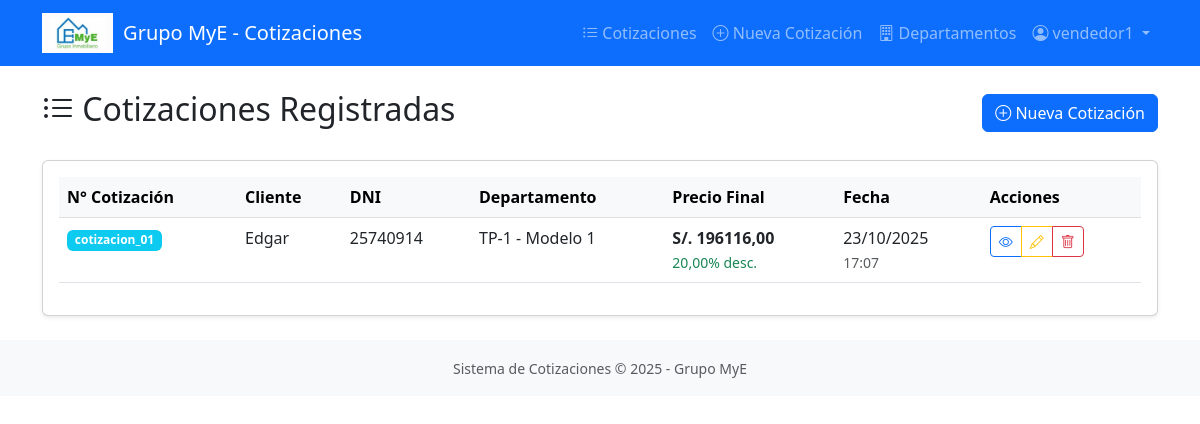
The page /cotizaciones/ (signed in) on the database as committed earlier.
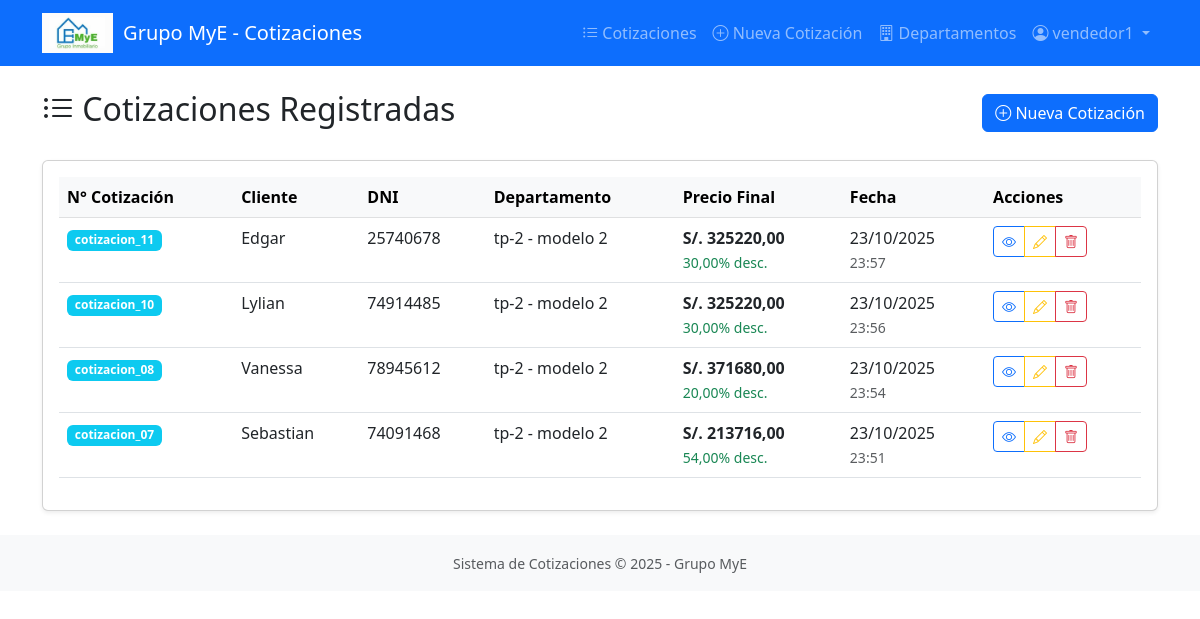
The same page on the database as committed later.
### cotizaciones/models.py (models this page shows, shortened)
class Cotizacion(models.Model):
    numero_cotizacion = models.CharField(max_length=20, unique=True, editable=False)
    nombre_cliente = models.CharField(max_length=200)
    dni_cliente = models.CharField(max_length=8)
    direccion_cliente = models.CharField(max_length=300)
    telefono_cliente = models.CharField(max_length=15)
    email_cliente = models.EmailField(blank=True, null=True)
    departamento = models.ForeignKey(Departamento, on_delete=models.CASCADE, related_name='cotizaciones')
    observaciones = models.TextField(blank=True)
    descuento = models.DecimalField(max_digits=5, decimal_places=2, default=0)
    precio_final = models.DecimalField(max_digits=10, decimal_places=2, editable=False)
    fecha_creacion = models.DateTimeField(default=timezone.now)
    creado_por = models.ForeignKey(User, on_delete=models.PROTECT)
    activo = models.BooleanField(default=True)
    class Meta:
        ordering = ['-fecha_creacion']
        verbose_name = 'Cotización'
        verbose_name_plural = 'Cotizaciones'

class Departamento(models.Model):
    codigo = models.CharField(max_length=20, unique=True)
    nombre = models.CharField(max_length=100)
    descripcion = models.TextField(blank=True)
    precio = models.DecimalField(max_digits=10, decimal_places=2)
    area_m2 = models.DecimalField(max_digits=6, decimal_places=2)
    habitaciones = models.IntegerField()
    banos = models.IntegerField()
    pisos = models.CharField(max_length=50, null=True, blank=True)
    disponible = models.BooleanField(default=True)
    imagen = models.ImageField(upload_to='departamentos/', blank=True, null=True)
    class Meta:
        ordering = ['codigo']
        verbose_name = 'Departamento'
        verbose_name_plural = 'Departamentos'

### cotizaciones/views.py (the view)
# urls.py: path('cotizaciones/', views.lista_cotizaciones, name='lista_cotizaciones'),
@login_required
def lista_cotizaciones(request):
    cotizaciones = Cotizacion.objects.filter(activo=True)
    return render(request, 'cotizaciones/lista_cotizaciones.html', {
        'cotizaciones': cotizaciones
    })

### cotizaciones/templates/cotizaciones/lista_cotizaciones.html (shortened to what this page needs)
{% extends 'cotizaciones/base.html' %}
{% block content %}
<div class="row">
    <div class="col-12">
        <div class="d-flex justify-content-between align-items-center mb-4">
            <h2><i class="bi bi-list-ul"></i> Cotizaciones Registradas</h2>
            <a href="{% url 'cotizaciones:nueva_cotizacion' %}" class="btn btn-primary">
                <i class="bi bi-plus-circle"></i> Nueva Cotización
            </a>
        </div>
        {% if cotizaciones %}
        <div class="card shadow-sm">
            <div class="card-body">
                <div class="table-responsive">
                    <table class="table table-hover">
                        <thead class="table-light">
                            <tr>
                                <th>N° Cotización</th>
                                <th>Cliente</th>
                                <th>DNI</th>
                                <th>Departamento</th>
                                <th>Precio Final</th>
                                <th>Fecha</th>
                                <th>Acciones</th>
                            </tr>
                        </thead>
                        <tbody>
                            {% for cotizacion in cotizaciones %}
                            <tr>
                                <td>
                                    <span class="badge bg-info">{{ cotizacion.numero_cotizacion }}</span>
                                </td>
                                <td>{{ cotizacion.nombre_cliente }}</td>
                                <td>{{ cotizacion.dni_cliente }}</td>
                                <td>{{ cotizacion.departamento.codigo }} - {{ cotizacion.departamento.nombre }}</td>
                                <td>
                                    <strong>S/. {{ cotizacion.precio_final|floatformat:2 }}</strong>
                                    {% if cotizacion.descuento > 0 %}
                                        <br><small class="text-success">{{ cotizacion.descuento }}% desc.</small>
                                    {% endif %}
                                </td>
                                <td>
                                    {{ cotizacion.fecha_creacion|date:"d/m/Y" }}<br>
                                    <small class="text-muted">{{ cotizacion.fecha_creacion|time:"H:i" }}</small>
                                </td>
                                <td>
                                    <div class="btn-group btn-group-sm" role="group">
                                        <a href="{% url 'cotizaciones:ver_pdf' cotizacion.pk %}"
                                            class="btn btn-outline-primary"  target="_blank" title="Ver PDF">
                                            <i class="bi bi-eye"></i>
                                        </a>
                                        <a href="{% url 'cotizaciones:editar_cotizacion' cotizacion.pk %}"
                                            class="btn btn-outline-warning" title="Editar">
                                            <i class="bi bi-pencil"></i>
                                        </a>
                                        <button type="button" class="btn btn-outline-danger"
                                                onclick="confirmarEliminar({{ cotizacion.pk }}, '{{ cotizacion.numero_cotizacion }}')"
                                                title="Eliminar">
                                            <i class="bi bi-trash"></i>
                                        </button>
                                    </div>
                                </td>
                            </tr>
                            {% endfor %}
                        </tbody>
                    </table>
                </div>
            </div>
        </div>
        {% endif %}
    </div>
</div>
{% endblock %}

### cotizaciones/templates/cotizaciones/base.html (shortened to what this page needs)
<!DOCTYPE html>
<html lang="es">
<head>
    <link rel="icon" type="image/x-icon" href="{% load static %}{% static 'images/favicon.ico' %}">
    <link href="https://cdn.jsdelivr.net/npm/bootstrap@5.3.0/dist/css/bootstrap.min.css" rel="stylesheet">
    <link rel="stylesheet" href="https://cdn.jsdelivr.net/npm/bootstrap-icons@1.11.0/font/bootstrap-icons.css">
    {% load static %}
</head>
<body>
    {% if user.is_authenticated %}
    <nav class="navbar navbar-expand-lg navbar-dark bg-primary">
        <div class="container">
            <a class="navbar-brand d-flex align-items-center" href="{% url 'cotizaciones:lista_cotizaciones' %}">
                <img src="{% static 'images/logo.png' %}" alt="Grupo MyE Logo">
                <span>Grupo MyE - Cotizaciones</span>
            </a>
            <div class="collapse navbar-collapse" id="navbarNav">
                <ul class="navbar-nav ms-auto">
                    <li class="nav-item">
                        <a class="nav-link" href="{% url 'cotizaciones:lista_cotizaciones' %}">
                            <i class="bi bi-list-ul"></i> Cotizaciones
                        </a>
                    </li>
                    <li class="nav-item">
                        <a class="nav-link" href="{% url 'cotizaciones:nueva_cotizacion' %}">
                            <i class="bi bi-plus-circle"></i> Nueva Cotización
                        </a>
                    </li>
                    <li class="nav-item">
                        <a class="nav-link" href="{% url 'cotizaciones:lista_departamentos' %}">
                            <i class="bi bi-building"></i> Departamentos
                        </a>
                    </li>
                    <li class="nav-item dropdown">
                        <a class="nav-link dropdown-toggle" href="#" id="navbarDropdown" role="button" data-bs-toggle="dropdown">
                            <i class="bi bi-person-circle"></i> {{ user.username }}
                        </a>
                    </li>
                </ul>
            </div>
        </div>
    </nav>
    {% endif %}
    <main class="py-4">
        <div class="container">
            {% block content %}{% endblock %}
        </div>
    </main>
    <footer class="bg-light text-center py-3 mt-auto">
        <div class="container">
            <small class="text-muted">
                Sistema de Cotizaciones © {% now "Y" %} - Grupo MyE
            </small>
        </div>
    </footer>
</body>
</html>

### cotizaciones/templates/cotizaciones/base.html (style rules this page uses)
.navbar-brand img { height: 40px; margin-right: 10px; }

Rows that differ between the two databases and show on the page:
removed Cotizacion: numero_cotizacion "cotizacion_01", nombre_cliente "Edgar", dni_cliente "25740914", departamento.codigo "TP-1", departamento.nombre "Modelo 1", precio_final "196116,00", descuento "20,00", fecha_creacion "23/10/2025", fecha_creacion "17:07"
added Cotizacion: numero_cotizacion "cotizacion_11", nombre_cliente "Edgar", dni_cliente "25740678", departamento.codigo "tp-2", departamento.nombre "modelo 2", precio_final "325220,00", descuento "30,00", fecha_creacion "23/10/2025", fecha_creacion "23:57"
added Cotizacion: numero_cotizacion "cotizacion_10", nombre_cliente "Lylian", dni_cliente "74914485", departamento.codigo "tp-2", departamento.nombre "modelo 2", precio_final "325220,00", descuento "30,00", fecha_creacion "23/10/2025", fecha_creacion "23:56"
added Cotizacion: numero_cotizacion "cotizacion_08", nombre_cliente "Vanessa", dni_cliente "78945612", departamento.codigo "tp-2", departamento.nombre "modelo 2", precio_final "371680,00", descuento "20,00", fecha_creacion "23/10/2025", fecha_creacion "23:54"
added Cotizacion: numero_cotizacion "cotizacion_07", nombre_cliente "Sebastian", dni_cliente "74091468", departamento.codigo "tp-2", departamento.nombre "modelo 2", precio_final "213716,00", descuento "54,00", fecha_creacion "23/10/2025", fecha_creacion "23:51"
